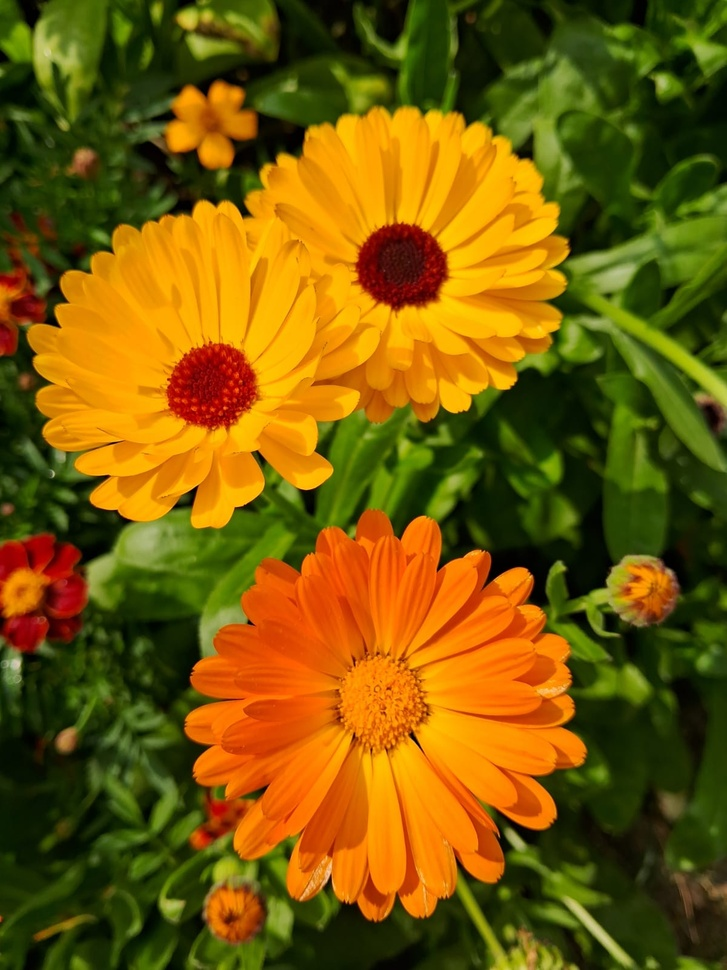
#> input picture images/FLOWER.jpeg, 727 x 970 px, shrunk from 1200 x 1600 before the run, found by its file name
$ python bit_length_slicing_withoutLoop.py
#> lines starting #> are read from the running program, lines starting #| are printed output that depends on the picture; after the words box and inside, x2 and y2 are one past the last pixel; in counts of white or black regions, pixels touching at a corner belong together
import cv2
import numpy as np
import matplotlib.pyplot as plt

# Load grayscale image
img = cv2.imread('/Users/akhi/Desktop/DIP/images/FLOWER.jpeg', cv2.IMREAD_GRAYSCALE)
#> img: shape (970, 727); min 0, max 217, mean 88.9

if img is None:
    print("Image not found. Make sure 'image.png' is in your working directory.")
else:
    # Bit-plane extraction
    bit0 = np.where(cv2.bitwise_and(img, 1 << 0) > 0, 255, 0).astype(np.uint8)
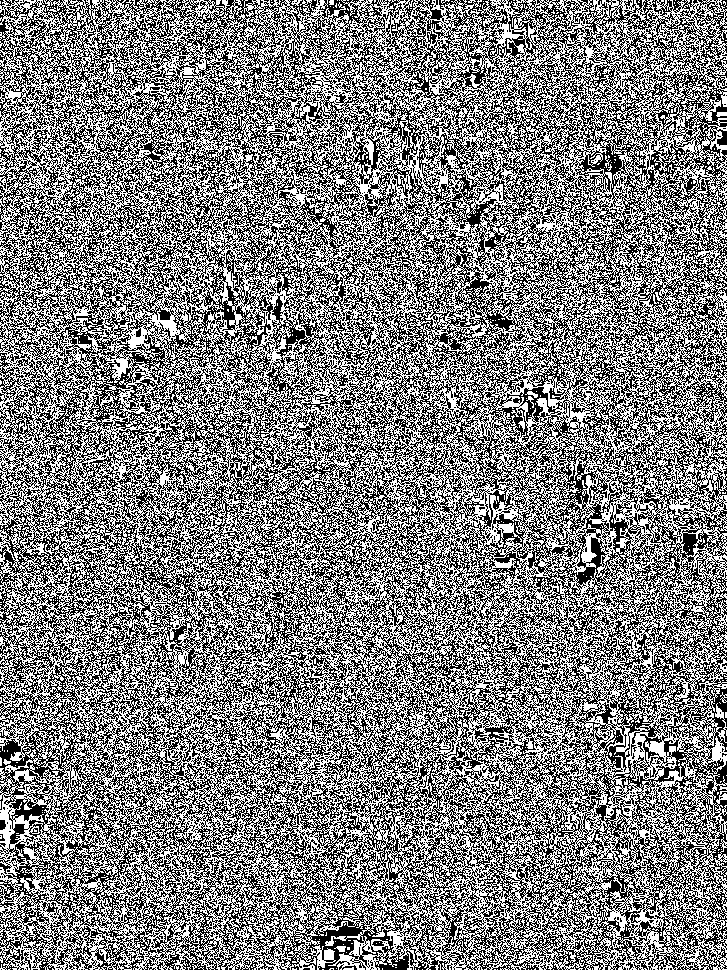
#> bit0: shape (970, 727); 49.9% white in thin lines or dots
    bit1 = np.where(cv2.bitwise_and(img, 1 << 1) > 0, 255, 0).astype(np.uint8)
#> bit1: shape (970, 727); 50% white; black in thin lines or dots
    bit2 = np.where(cv2.bitwise_and(img, 1 << 2) > 0, 255, 0).astype(np.uint8)
#> bit2: shape (970, 727); 49.8% white in thin lines or dots
    bit3 = np.where(cv2.bitwise_and(img, 1 << 3) > 0, 255, 0).astype(np.uint8)
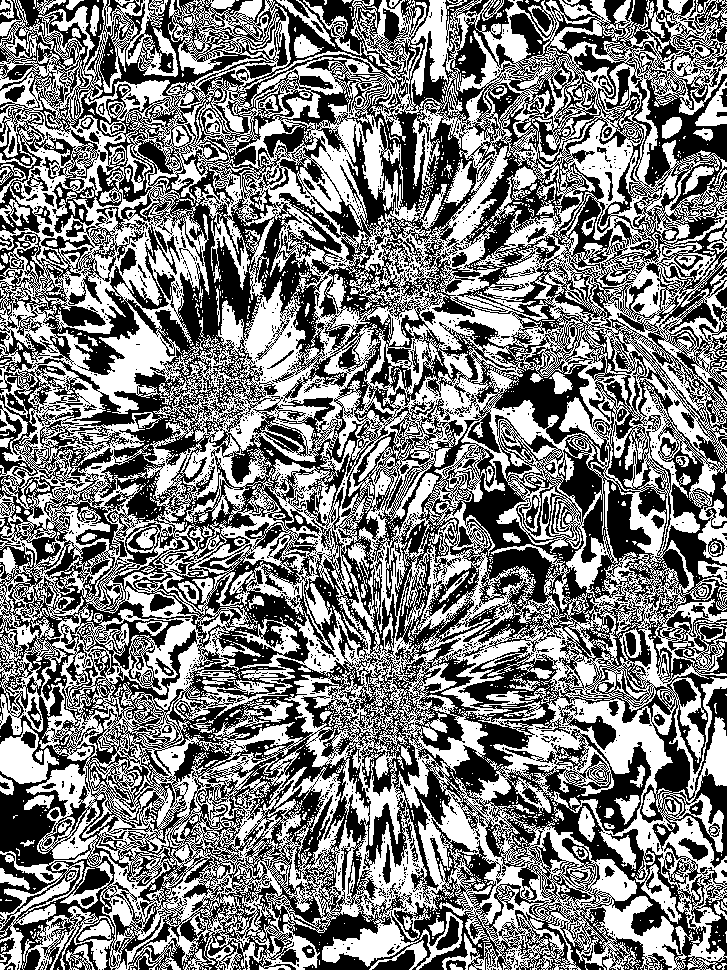
#> bit3: shape (970, 727); 49.7% white; 1825 white regions (1682 under 20 px), largest, box (x1, y1, x2, y2) and area: (0, 0, 727, 970) 328842, (0, 721, 59, 784) 1820, (698, 499, 727, 564) 972
    bit4 = np.where(cv2.bitwise_and(img, 1 << 4) > 0, 255, 0).astype(np.uint8)
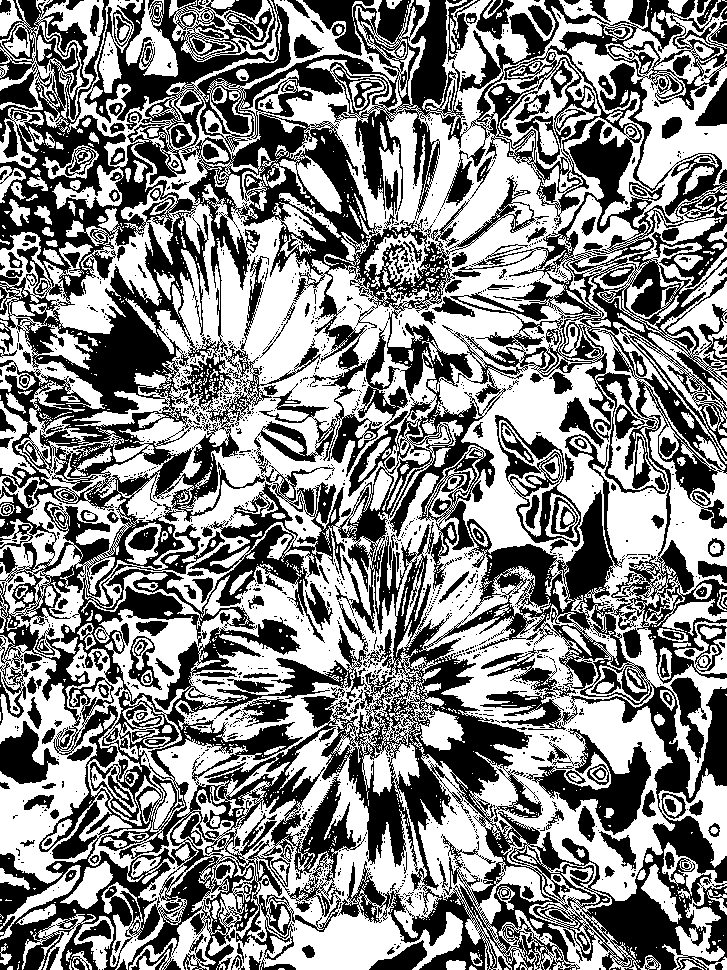
#> bit4: shape (970, 727); 52.8% white; 1591 black regions (1311 under 20 px), largest, box (x1, y1, x2, y2) and area: (0, 0, 727, 970) 286625, (532, 728, 651, 835) 4506, (495, 415, 581, 547) 2509
    bit5 = np.where(cv2.bitwise_and(img, 1 << 5) > 0, 255, 0).astype(np.uint8)
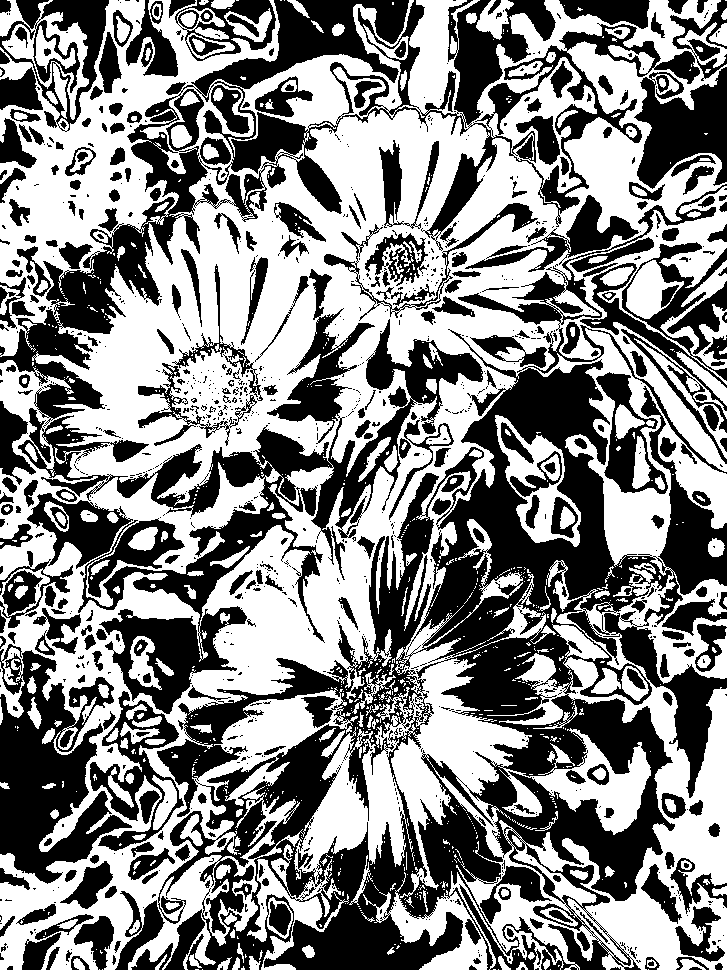
#> bit5: shape (970, 727); 52.5% white; 1084 black regions (750 under 20 px), largest, box (x1, y1, x2, y2) and area: (157, 184, 727, 970) 126812, (0, 0, 700, 428) 47683, (18, 269, 483, 714) 41463
    bit6 = np.where(cv2.bitwise_and(img, 1 << 6) > 0, 255, 0).astype(np.uint8)
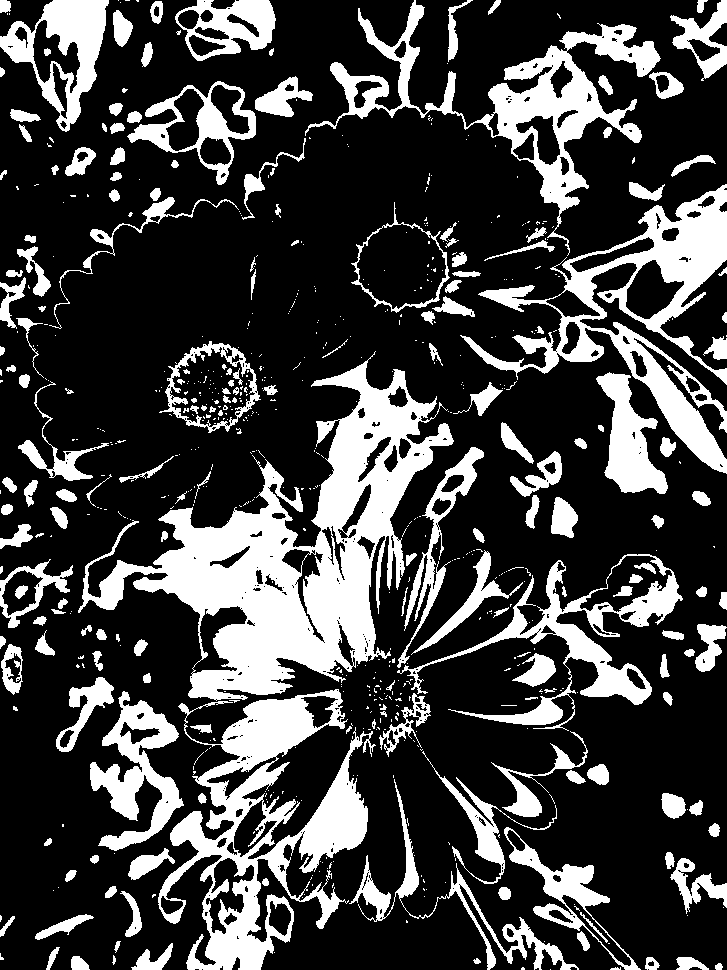
#> bit6: shape (970, 727); 25.5% white; 669 white regions (478 under 20 px), largest, box (x1, y1, x2, y2) and area: (78, 351, 454, 701) 41585, (158, 689, 376, 970) 21539, (460, 184, 727, 474) 17528
    bit7 = np.where(cv2.bitwise_and(img, 1 << 7) > 0, 255, 0).astype(np.uint8)
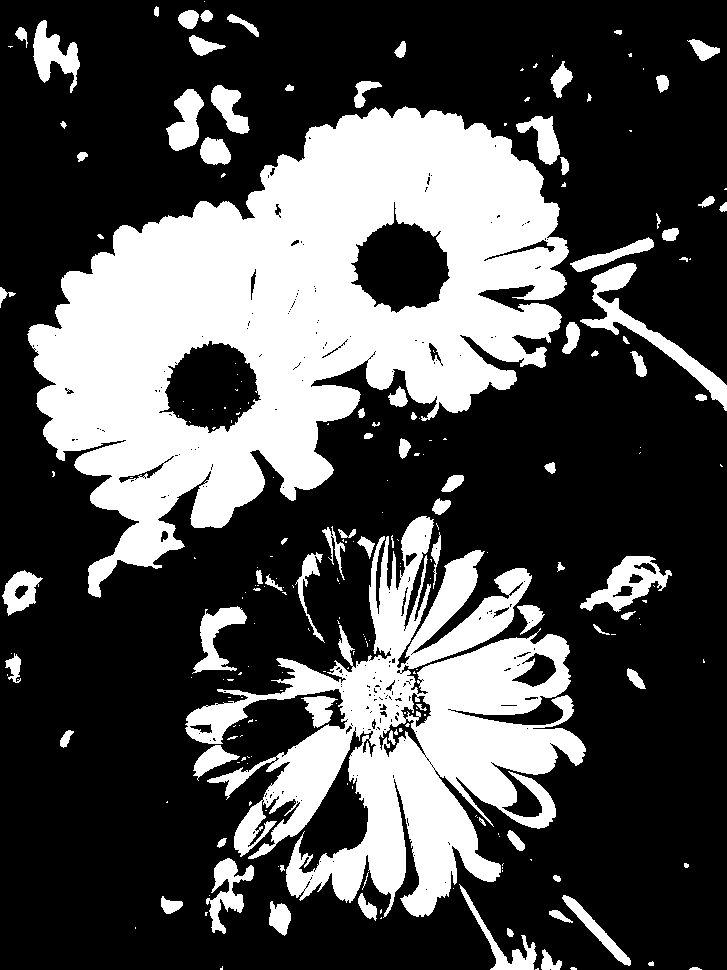
#> bit7: shape (970, 727); 31.1% white; 231 white regions (142 under 20 px), largest, box (x1, y1, x2, y2) and area: (27, 106, 569, 598) 127111, (185, 516, 586, 918) 62677, (580, 263, 727, 411) 3360

    # Reconstruct image from all bit-planes
    reconstructed = (
        (bit0 // 255) * 1 +
        (bit1 // 255) * 2 +
        (bit2 // 255) * 4 +
        (bit3 // 255) * 8 +
        (bit4 // 255) * 16 +
        (bit5 // 255) * 32 +
        (bit6 // 255) * 64 +
        (bit7 // 255) * 128
    ).astype(np.uint8)

    # Display all results
    plt.figure(figsize=(15, 8))

    plt.subplot(3, 4, 1)
    plt.imshow(img, cmap='gray')
    plt.title('Original Image')
    plt.axis('off')

    plt.subplot(3, 4, 2)
    plt.imshow(bit0, cmap='gray')
    plt.title('Bit Plane 0 (LSB)')
    plt.axis('off')

    plt.subplot(3, 4, 3)
    plt.imshow(bit1, cmap='gray')
    plt.title('Bit Plane 1')
    plt.axis('off')

    plt.subplot(3, 4, 4)
    plt.imshow(bit2, cmap='gray')
    plt.title('Bit Plane 2')
    plt.axis('off')

    plt.subplot(3, 4, 5)
    plt.imshow(bit3, cmap='gray')
    plt.title('Bit Plane 3')
    plt.axis('off')

    plt.subplot(3, 4, 6)
    plt.imshow(bit4, cmap='gray')
    plt.title('Bit Plane 4')
    plt.axis('off')

    plt.subplot(3, 4, 7)
    plt.imshow(bit5, cmap='gray')
    plt.title('Bit Plane 5')
    plt.axis('off')

    plt.subplot(3, 4, 8)
    plt.imshow(bit6, cmap='gray')
    plt.title('Bit Plane 6')
    plt.axis('off')

    plt.subplot(3, 4, 9)
    plt.imshow(bit7, cmap='gray')
    plt.title('Bit Plane 7 (MSB)')
    plt.axis('off')

    plt.subplot(3, 4, 10)
    plt.imshow(reconstructed, cmap='gray')
    plt.title('Reconstructed Image')
    plt.axis('off')

    plt.tight_layout()
    plt.show()

$ run again, with images/images.jpeg copied over images/FLOWER.jpeg
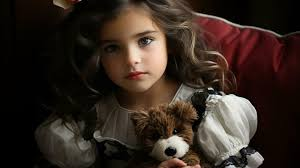
#> input picture images/images.jpeg, 300 x 168 px, found by its file name
#> `bit0 = np.where(cv2.bitwise_and(img, 1 << 0) > 0, 255, 0).astype(np.ui..`:
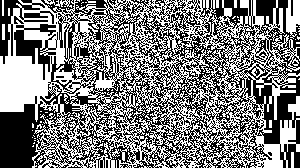
#> bit0: shape (168, 300); 49% white; 165 white regions (154 under 20 px), largest, box (x1, y1, x2, y2) and area: (0, 0, 300, 168) 23452, (286, 0, 300, 39) 393, (44, 0, 72, 8) 89
#> bit1: shape (168, 300); 45.2% white; 147 white regions (141 under 20 px), largest, box (x1, y1, x2, y2) and area: (0, 0, 300, 168) 22011, (286, 0, 293, 32) 128, (251, 0, 256, 25) 81, (4, 0, 9, 16) 80, (251, 104, 262, 113) 27, (87, 0, 96, 4) 25
#> bit2: shape (168, 300); 43.8% white; 161 white regions (153 under 20 px), largest, box (x1, y1, x2, y2) and area: (14, 0, 300, 168) 21117, (0, 0, 11, 40) 312, (40, 101, 52, 112) 43
#> bit3: shape (168, 300); 39.9% white; 168 white regions (158 under 20 px), largest, box (x1, y1, x2, y2) and area: (34, 0, 300, 168) 18353, (16, 0, 81, 24) 865, (41, 104, 62, 118) 96
#> bit4: shape (168, 300); 30.5% white; 182 white regions (166 under 20 px), largest, box (x1, y1, x2, y2) and area: (35, 0, 300, 168) 14062, (240, 33, 257, 62) 134, (56, 0, 72, 19) 123
#> bit5: shape (168, 300); 25.9% white; 128 white regions (115 under 20 px), largest, box (x1, y1, x2, y2) and area: (93, 0, 283, 168) 9661, (36, 118, 95, 168) 1396, (146, 126, 201, 168) 614
#> bit6: shape (168, 300); 17.1% white; 140 white regions (119 under 20 px), largest, box (x1, y1, x2, y2) and area: (114, 0, 242, 75) 3053, (123, 74, 204, 157) 1750, (198, 91, 257, 166) 1709
#> `bit7 = np.where(cv2.bitwise_and(img, 1 << 7) > 0, 255, 0).astype(np.ui..`:
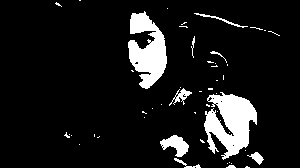
#> bit7: shape (168, 300); 9.9% white; 49 white regions (39 under 20 px), largest, box (x1, y1, x2, y2) and area: (204, 92, 257, 160) 2155, (128, 11, 167, 89) 1814, (160, 135, 189, 157) 344

$ run again, with images/scn.jpeg copied over images/FLOWER.jpeg
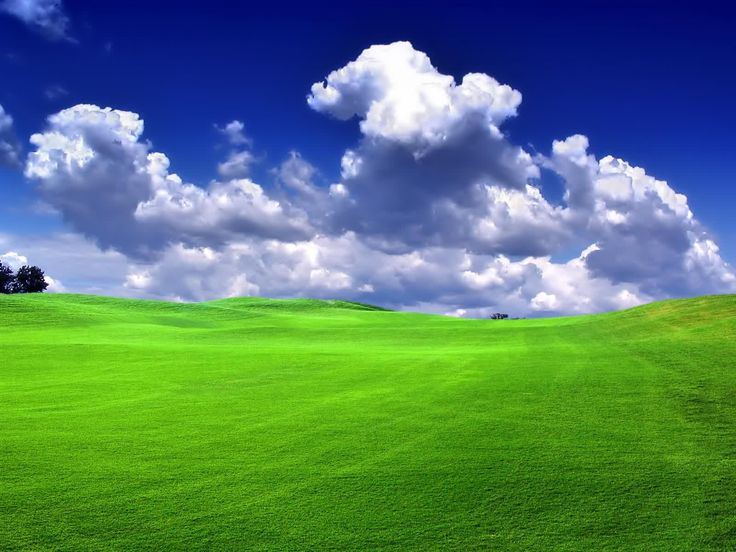
#> input picture images/scn.jpeg, 736 x 552 px, found by its file name
#> `bit0 = np.where(cv2.bitwise_and(img, 1 << 0) > 0, 255, 0).astype(np.ui..`:
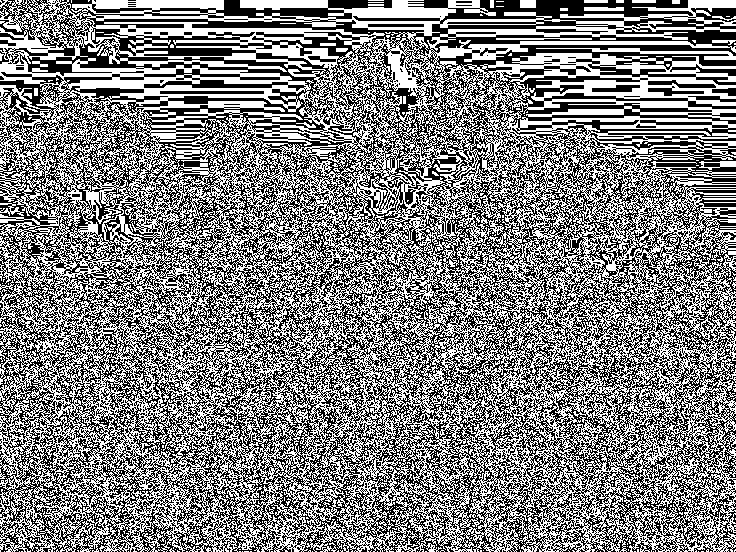
#> bit0: shape (552, 736); 50.1% white; black in thin lines or dots
#> bit1: shape (552, 736); 49.6% white in thin lines or dots
#> bit2: shape (552, 736); 49.9% white; 1033 white regions (1016 under 20 px), largest, box (x1, y1, x2, y2) and area: (0, 0, 736, 552) 199042, (688, 0, 736, 12) 398, (86, 191, 112, 224) 368
#> bit3: shape (552, 736); 49.1% white; 1105 white regions (1071 under 20 px), largest, box (x1, y1, x2, y2) and area: (0, 0, 736, 552) 194357, (688, 0, 736, 12) 398, (387, 216, 422, 232) 249
#> bit4: shape (552, 736); 52.3% white; 1677 black regions (1569 under 20 px), largest, box (x1, y1, x2, y2) and area: (0, 0, 736, 552) 179442, (48, 182, 164, 252) 3620, (688, 0, 736, 12) 398
#> bit5: shape (552, 736); 49.1% white; 2971 white regions (2742 under 20 px), largest, box (x1, y1, x2, y2) and area: (0, 0, 736, 387) 127896, (0, 338, 736, 552) 45450, (588, 255, 681, 282) 1068
#> bit6: shape (552, 736); 43.1% white; 826 white regions (753 under 20 px), largest, box (x1, y1, x2, y2) and area: (0, 338, 736, 552) 92134, (0, 81, 736, 261) 47833, (327, 41, 522, 138) 8929
#> `bit7 = np.where(cv2.bitwise_and(img, 1 << 7) > 0, 255, 0).astype(np.ui..`:
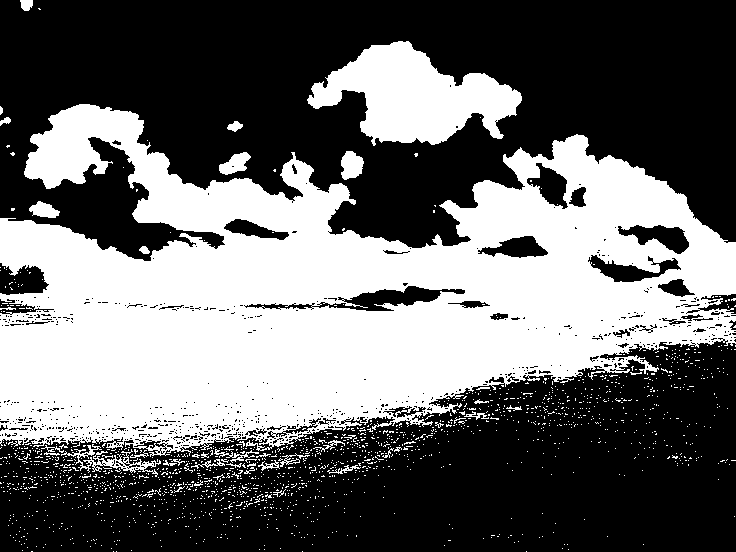
#> bit7: shape (552, 736); 41.3% white; 1774 white regions (1734 under 20 px), largest, box (x1, y1, x2, y2) and area: (0, 104, 736, 457) 148036, (307, 41, 522, 146) 12180, (61, 444, 161, 477) 759
